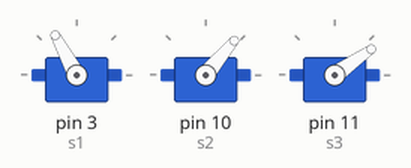
Bench run of a sketch on a simulated Arduino Uno, built with avr-gcc and run on an emulated ATmega328P. Shown: 3 × servo.

Above: at 0.1 s.
At 3.1 s:
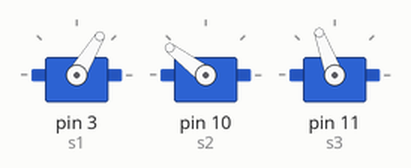
Timing chart, 0 to 4.6 s (numbered marks = the images above):
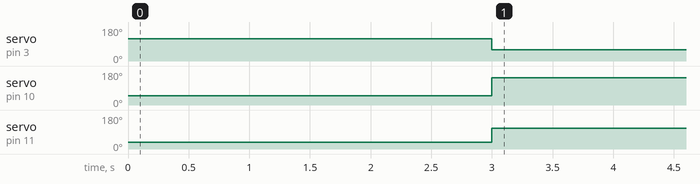

Measured:
- by itself, servo on pin 3 (s1): 118° → 59° at 3.0 s
- by itself, servo on pin 10 (s2): 50° → 143° at 3.0 s
- by itself, servo on pin 11 (s3): 35° → 110° at 3.0 s

The sketch:

lapuzzle_servo_test.ino
```cpp
#include <Servo.h>

Servo s1, s2, s3;

void setup()
{
  s1.attach(3);
  s2.attach(10);
  s3.attach(11);

  /* zatvpreno
  s1.write(118);//118
  s2.write(50);//50
  s3.write(35);//110
  */

  s1.write(118);//118
  s2.write(50);//50
  s3.write(35);//110
}

void loop()
{
  delay(3000);
  s1.write(59);//59 118
  s2.write(143);//143 50
  s3.write(110);//35 110
}
```
